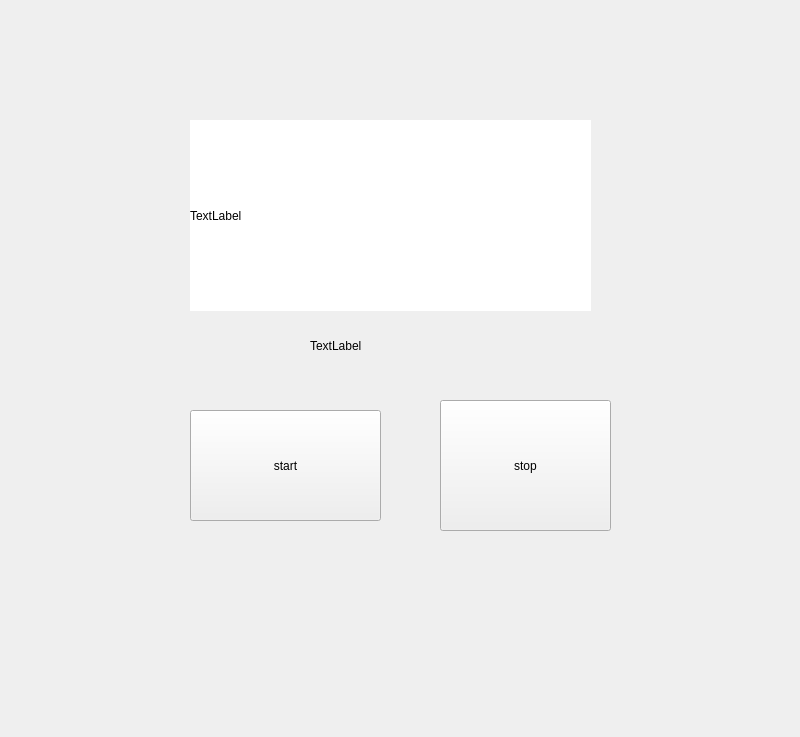
<?xml version="1.0" encoding="UTF-8"?>
<ui version="4.0">
 <class>MainWindow</class>
 <widget class="QMainWindow" name="MainWindow">
  <property name="geometry">
   <rect>
    <x>0</x>
    <y>0</y>
    <width>800</width>
    <height>737</height>
   </rect>
  </property>
  <property name="windowTitle">
   <string>MainWindow</string>
  </property>
  <widget class="QWidget" name="centralwidget">
   <widget class="QPushButton" name="startButton">
    <property name="geometry">
     <rect>
      <x>190</x>
      <y>410</y>
      <width>191</width>
      <height>111</height>
     </rect>
    </property>
    <property name="text">
     <string>start</string>
    </property>
   </widget>
   <widget class="QPushButton" name="stopButton">
    <property name="geometry">
     <rect>
      <x>440</x>
      <y>400</y>
      <width>171</width>
      <height>131</height>
     </rect>
    </property>
    <property name="text">
     <string>stop</string>
    </property>
   </widget>
   <widget class="QLabel" name="videoLabel">
    <property name="geometry">
     <rect>
      <x>190</x>
      <y>120</y>
      <width>401</width>
      <height>191</height>
     </rect>
    </property>
    <property name="styleSheet">
     <string notr="true">background-color: rgb(255, 255, 255);</string>
    </property>
    <property name="text">
     <string>TextLabel</string>
    </property>
   </widget>
   <widget class="QLabel" name="sumLabel">
    <property name="geometry">
     <rect>
      <x>310</x>
      <y>340</y>
      <width>56</width>
      <height>12</height>
     </rect>
    </property>
    <property name="text">
     <string>TextLabel</string>
    </property>
   </widget>
  </widget>
 </widget>
 <resources/>
 <connections/>
</ui>
